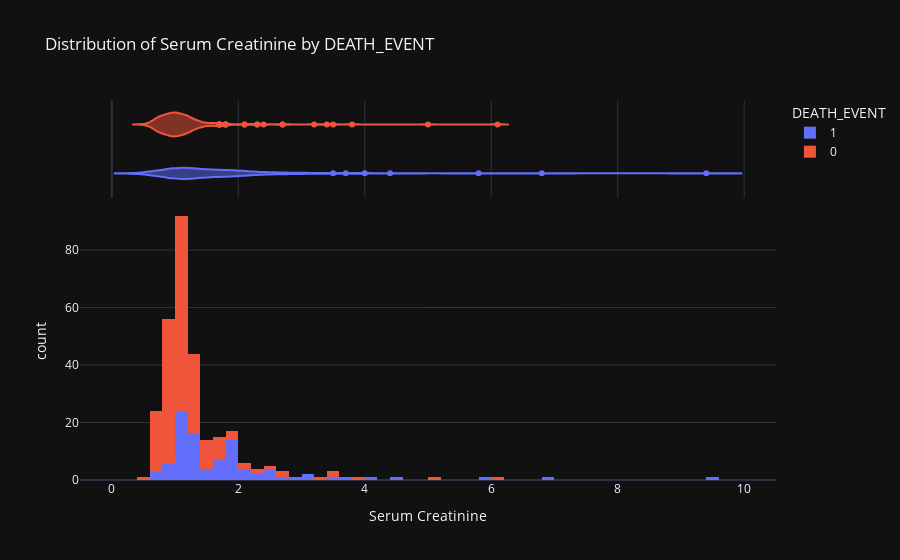

Notebook cell for this chart:
### Code cell
# Distribution of serum_creatinine by death_event

fig = px.histogram(dataset, 
                   x = 'serum_creatinine',
                   color = 'DEATH_EVENT',
                   marginal = 'violin',
                   hover_data = dataset.columns,
                   title = 'Distribution of Serum Creatinine by DEATH_EVENT',
                   labels = {'serum_creatinine': 'Serum Creatinine'},
                   template = 'plotly_dark'
                  )
fig.show()

### Figure 1 — Plotly figure (JSON) as saved in the notebook; plotly's stock layout.template omitted (floating-point values rounded to 4 significant figures; data arrays with more than 128 entries replaced by an {"elided": "..."} marker saying what was removed)
{"data": [{"alignmentgroup": "True", "bingroup": "x", "hovertemplate": "DEATH_EVENT=1<br>Serum Creatinine=%{x}<br>count=%{y}<extra></extra>", "legendgroup": "1", "marker": {"color": "#636efa", "pattern": {"shape": ""}}, "name": "1", "offsetgroup": "1", "orientation": "v", "showlegend": true, "type": "histogram", "x": [1.9, 1.1, 1.3, 1.9, 2.7, 2.1, 1.2, 1.1, 1.5, 9.4, 4, 0.9, 1.1, 1.1, 1.3, 0.9, 0.8, 1, 1.9, 1.6, 0.9, 1.83, 1.9, 1, 1.3, 5.8, 1.2, 1.83, 3, 1, 1, 3.5, 1, 1, 3, 1.83, 1.2, 1.2, 1.1, 1.9, 0.9, 0.6, 4.4, 1, 1, 1.4, 6.8, 1, 2.2, 2, 1.1, 1.3, 1, 2.3, 1, 2.9, 1.3, 1, 1.2, 1.83, 1, 1.2, 0.7, 2.5, 1, 1.7, 1.7, 1.2, 1.3, 1.83, 3.7, 2.1, 1.1, 1.7, 1.83, 2.5, 0.9, 1.1, 1.3, 2.4, 1, 1.2, 2.5, 1.2, 1.5, 0.6, 2.1, 1.6, 1.8, 1.6, 1.83, 1.7, 1.1, 1.4, 1.83], "xaxis": "x", "yaxis": "y"}, {"alignmentgroup": "True", "customdata": {"elided": "95x12 float values"}, "hovertemplate": "DEATH_EVENT=%{customdata[11]}<br>Serum Creatinine=%{x}<br>age=%{customdata[0]}<br>anaemia=%{customdata[1]}<br>creatinine_phosphokinase=%{customdata[2]}<br>diabetes=%{customdata[3]}<br>ejection_fraction=%{customdata[4]}<br>high_blood_pressure=%{customdata[5]}<br>platelets=%{customdata[6]}<br>serum_sodium=%{customdata[7]}<br>sex=%{customdata[8]}<br>smoking=%{customdata[9]}<br>time=%{customdata[10]}<extra></extra>", "legendgroup": "1", "marker": {"color": "#636efa"}, "name": "1", "offsetgroup": "1", "scalegroup": "x", "showlegend": false, "type": "violin", "x": [1.9, 1.1, 1.3, 1.9, 2.7, 2.1, 1.2, 1.1, 1.5, 9.4, 4, 0.9, 1.1, 1.1, 1.3, 0.9, 0.8, 1, 1.9, 1.6, 0.9, 1.83, 1.9, 1, 1.3, 5.8, 1.2, 1.83, 3, 1, 1, 3.5, 1, 1, 3, 1.83, 1.2, 1.2, 1.1, 1.9, 0.9, 0.6, 4.4, 1, 1, 1.4, 6.8, 1, 2.2, 2, 1.1, 1.3, 1, 2.3, 1, 2.9, 1.3, 1, 1.2, 1.83, 1, 1.2, 0.7, 2.5, 1, 1.7, 1.7, 1.2, 1.3, 1.83, 3.7, 2.1, 1.1, 1.7, 1.83, 2.5, 0.9, 1.1, 1.3, 2.4, 1, 1.2, 2.5, 1.2, 1.5, 0.6, 2.1, 1.6, 1.8, 1.6, 1.83, 1.7, 1.1, 1.4, 1.83], "xaxis": "x2", "yaxis": "y2"}, {"alignmentgroup": "True", "bingroup": "x", "hovertemplate": "DEATH_EVENT=0<br>Serum Creatinine=%{x}<br>count=%{y}<extra></extra>", "legendgroup": "0", "marker": {"color": "#EF553B", "pattern": {"shape": ""}}, "name": "0", "offsetgroup": "0", "orientation": "v", "showlegend": true, "type": "histogram", "x": {"elided": "202 float values"}, "xaxis": "x", "yaxis": "y"}, {"alignmentgroup": "True", "customdata": {"elided": "202x12 float values"}, "hovertemplate": "DEATH_EVENT=%{customdata[11]}<br>Serum Creatinine=%{x}<br>age=%{customdata[0]}<br>anaemia=%{customdata[1]}<br>creatinine_phosphokinase=%{customdata[2]}<br>diabetes=%{customdata[3]}<br>ejection_fraction=%{customdata[4]}<br>high_blood_pressure=%{customdata[5]}<br>platelets=%{customdata[6]}<br>serum_sodium=%{customdata[7]}<br>sex=%{customdata[8]}<br>smoking=%{customdata[9]}<br>time=%{customdata[10]}<extra></extra>", "legendgroup": "0", "marker": {"color": "#EF553B"}, "name": "0", "offsetgroup": "0", "scalegroup": "x", "showlegend": false, "type": "violin", "x": {"elided": "202 float values"}, "xaxis": "x2", "yaxis": "y2"}], "layout": {"barmode": "relative", "legend": {"title": {"text": "DEATH_EVENT"}, "tracegroupgap": 0}, "title": {"text": "Distribution of Serum Creatinine by DEATH_EVENT"}, "xaxis": {"anchor": "y", "domain": [0, 1], "title": {"text": "Serum Creatinine"}}, "xaxis2": {"anchor": "y2", "domain": [0, 1], "matches": "x", "showgrid": true, "showticklabels": false}, "yaxis": {"anchor": "x", "domain": [0, 0.7326], "title": {"text": "count"}}, "yaxis2": {"anchor": "x2", "domain": [0.7426, 1], "matches": "y2", "showgrid": false, "showline": false, "showticklabels": false, "ticks": ""}}}
